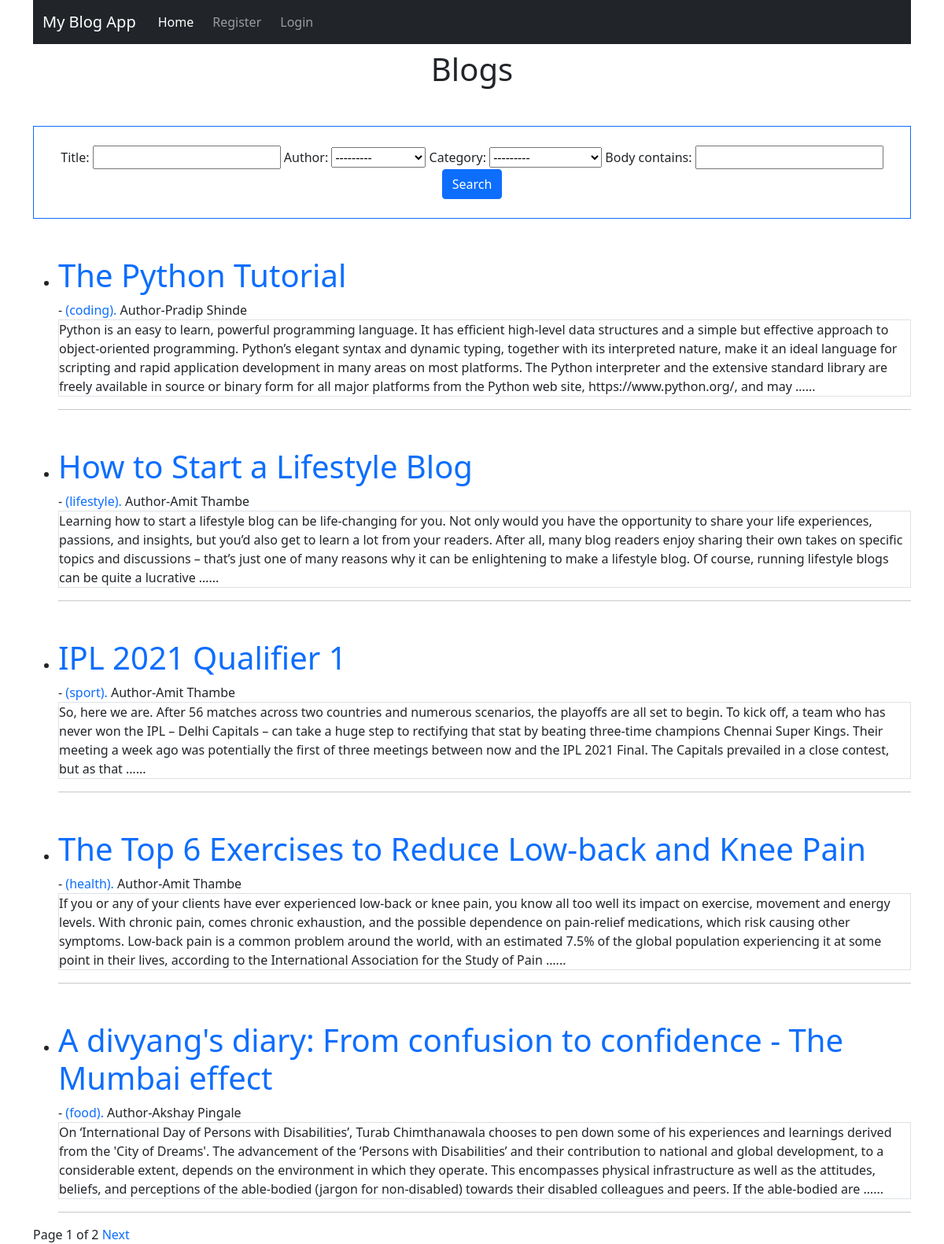
The page / on the database its author committed.
### blogapp/models.py (models this page shows, shortened)
class Post(models.Model):
    title = models.CharField(max_length=255)
    author = models.ForeignKey(User,on_delete=models.CASCADE)
    body = models.TextField()
    publish_date = models.DateField(auto_now_add=True)
    category = models.ForeignKey(Category,on_delete=models.CASCADE)

class Category(models.Model):
    name = models.CharField(max_length=100)
    def __str__(self):
        return self.name
    class Meta:
        verbose_name_plural = 'categories'

### blogapp/views.py (the view)
# urls.py: path('',views.HomeView.as_view(),name="home" ),
class HomeView(ListView):
    model = Post
    template_name = 'blogapp/home.html'
    ordering = ['-publish_date']
    paginate_by= 5 # 5 items per page
    paginate_orphans = 1
    filterset_class = PostFilter
    def get_template_names(self):
        template_name = 'blogapp/home.html'
        return template_name
    def get_queryset(self):
        keyword = self.request.GET.get('search','')
        if keyword:
            posts = Post.objects.filter(body__contains=keyword)
            return posts
        return super().get_queryset()
    def get_context_data(self,*args, **kwargs):
        myFilter = PostFilter(self.request.GET,self.get_queryset())
        context = super().get_context_data(*args,**kwargs)
        context['categories']= Category.objects.all()
        context['myFilter']= myFilter
        context['object_list']= myFilter.qs
        return context
    def paginate_queryset(self, queryset, page_size):
        try:
            return super().paginate_queryset(queryset, page_size)
        except Http404:
            self.kwargs['page']=1
            return super().paginate_queryset(queryset, page_size)

### blogapp/templates/blogapp/home.html (shortened to what this page needs)
{% extends 'blogapp/base.html' %}
{% block content %}
<div class="mt-2">
    <h1 class="text-center">Blogs</h1>
</div>
<div class="text-center mt-5 border border-primary p-4 ">
    <form action="">
        {{myFilter.form}}
        <button class="btn btn-primary" type="submit">Search</button>
    </form>
</div>
<div class="mt-5">
    {% if is_paginated %}
        {% for post in page_obj %}
        <ul>
            <li>
                <div class="mt-5">
                   <h1> <a href="{% url 'article' post.id %}" >{{post.title}}</a> </h1>- <a
                        href="{% url 'category' post.category.id %}"> ({{post.category}}).</a>
                    Author-{{post.author.first_name}}
                    {{post.author.last_name}}<br>
                    <div class="border">
                        {{post.body|safe|truncatewords:80}}...
                    </div>
                    <hr>
                </div>
            </li>
        </ul>
        {% endfor %}
        <div>
            <span>Page {{page_obj.number}} of {{page_obj.paginator.num_pages}} </span>
            {% if page_obj.has_next %}
            <a href="?page={{page_obj.next_page_number}}">Next</a>
            {% endif %}
        </div>
    {% endif %}
</div>
{% endblock %}

### blogapp/templates/blogapp/base.html (style rules this page uses)
a:link { text-decoration: none; }

### rows shown on the page
Post: title "The Python Tutorial", category "coding", author.first_name "Pradip", author.last_name "Shinde", body "Python is an easy to learn, powerful programming language. It has efficient high-level data structures and a simple but effective approach to object-oriented programming. Python’s elegant syntax and dynamic typing, together with its interpreted nature, make it an ideal language for scripting and rapid application development in many areas on most platforms. The Python interpreter and the extensive standard library are freely available in source or binary form for all major platforms from the Python web site, https://www.python.org/, and may …"
Post: title "How to Start a Lifestyle Blog", category "lifestyle", author.first_name "Amit", author.last_name "Thambe", body "Learning how to start a lifestyle blog can be life-changing for you. Not only would you have the opportunity to share your life experiences, passions, and insights, but you’d also get to learn a lot from your readers. After all, many blog readers enjoy sharing their own takes on specific topics and discussions – that’s just one of many reasons why it can be enlightening to make a lifestyle blog. Of course, running lifestyle blogs can be quite a lucrative …"
Post: title "IPL 2021 Qualifier 1", category "sport", author.first_name "Amit", author.last_name "Thambe", body "So, here we are. After 56 matches across two countries and numerous scenarios, the playoffs are all set to begin. To kick off, a team who has never won the IPL – Delhi Capitals – can take a huge step to rectifying that stat by beating three-time champions Chennai Super Kings. Their meeting a week ago was potentially the first of three meetings between now and the IPL 2021 Final. The Capitals prevailed in a close contest, but as that …"
Post: title "The Top 6 Exercises to Reduce Low-back and Knee Pain", category "health", author.first_name "Amit", author.last_name "Thambe", body "If you or any of your clients have ever experienced low-back or knee pain, you know all too well its impact on exercise, movement and energy levels. With chronic pain, comes chronic exhaustion, and the possible dependence on pain-relief medications, which risk causing other symptoms. Low-back pain is a common problem around the world, with an estimated 7.5% of the global population experiencing it at some point in their lives, according to the International Association for the Study of Pain …"
Post: title "A divyang's diary: From confusion to confidence - The Mumbai effect", category "food", author.first_name "Akshay", author.last_name "Pingale", body "On ‘International Day of Persons with Disabilities’, Turab Chimthanawala chooses to pen down some of his experiences and learnings derived from the 'City of Dreams'. The advancement of the ‘Persons with Disabilities’ and their contribution to national and global development, to a considerable extent, depends on the environment in which they operate. This encompasses physical infrastructure as well as the attitudes, beliefs, and perceptions of the able-bodied (jargon for non-disabled) towards their disabled colleagues and peers. If the able-bodied are …"

### other values the page prints
{{ page_obj.number }} "1"
{{ page_obj.paginator.num_pages }} "2"
